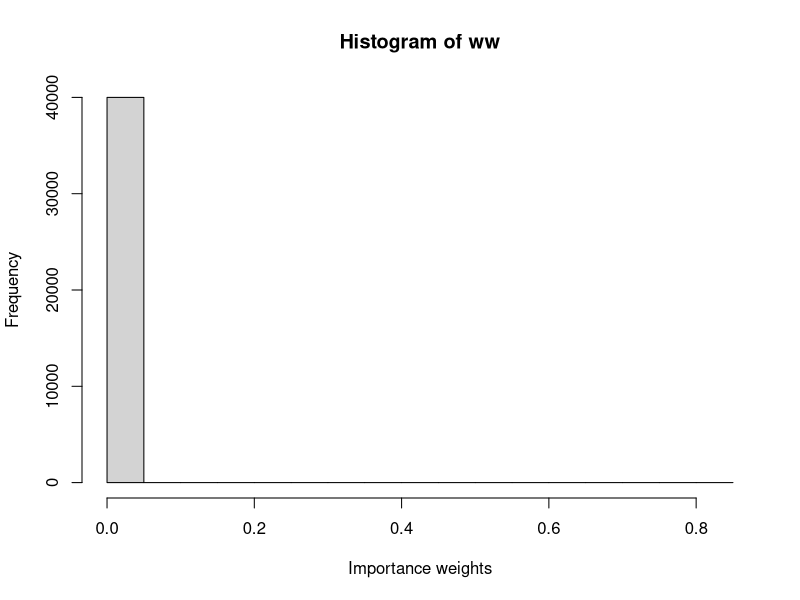
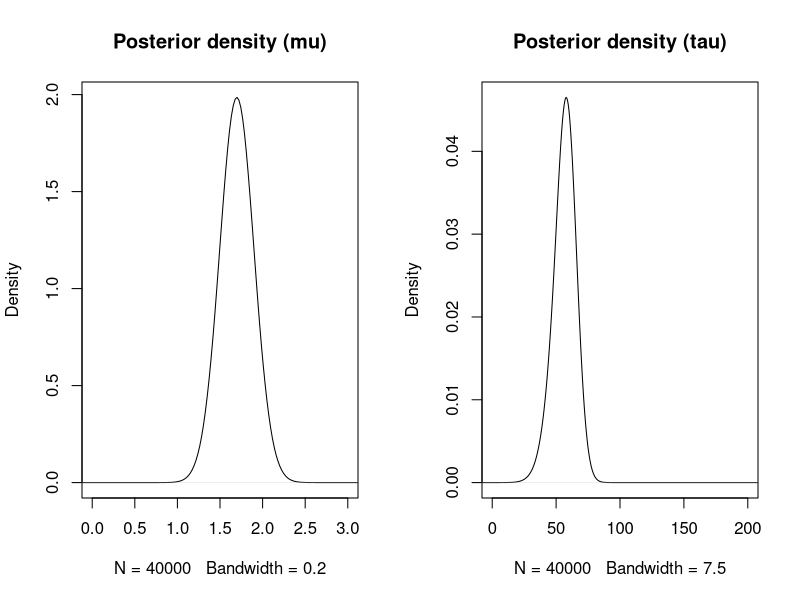
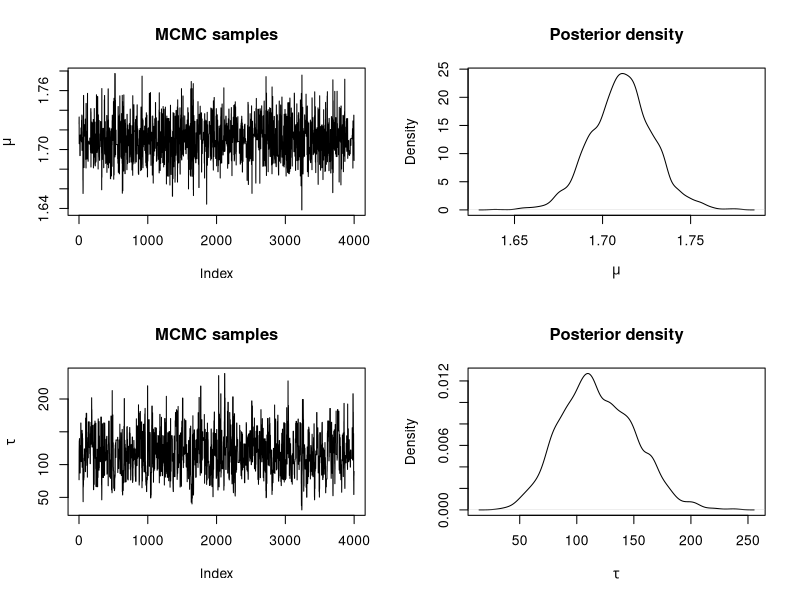
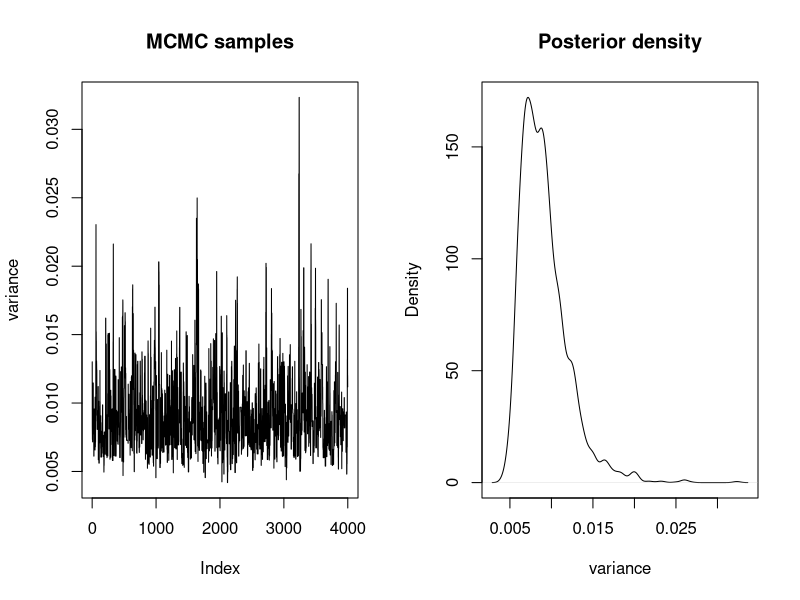

These charts were generated, in order, by the following R code:
## ---- chunk 1
knitr::opts_chunk$set(
  echo = TRUE,
  collapse = TRUE,
  comment = "#>"
)
## ---- chunk 2
data <- data.frame(height = 
c(1.73, 1.65, 1.65, 1.76, 1.65, 1.63, 1.70, 1.58, 1.57, 1.65, 1.74, 1.68, 1.67, 1.58, 1.66, 1.92, 1.82, 1.69, 1.75, 1.72, 1.71, 1.73, 1.69, 1.70, 1.78, 1.88, 1.82, 1.86, 1.65))
y <- data$height
## ---- chunk 3
# We increase the number of simulations in this example
n_simulations <- 40000
set.seed(12)
theta_sim <- cbind(rlnorm(n_simulations, 0, 0.5),
  rlnorm(n_simulations, 0, 1.25)
)
## ---- chunk 4
# Log-Likelihood (for each value of theta_sim)
# NOTE: 'apply' is used now as 'theta_sim' is a matrix
loglik_biv <- apply(theta_sim, 1, function(THETA) {
  sum(dnorm(data$height, THETA[1], sqrt(1 / THETA[2]), log = TRUE))
})

# Log-weights: log-lik + log-prior - log-sampling_ditr
log_ww <- loglik_biv + dnorm(theta_sim[, 1], 0, sqrt(1 / 1000)) +
  dgamma(theta_sim[, 2], 0.01, 0.01)
log_ww <- log_ww - dlnorm(theta_sim[, 1], 0, 1) - dlnorm(theta_sim[, 2], 0, 5)
  

# Re-scale weights to sum up to one
log_ww <- log_ww - max(log_ww)
ww <- exp(log_ww)
ww <- ww / sum(ww)

## ---- chunk 5
hist(ww, xlab = "Importance weights")
## ---- chunk 6
# Posterior mean (mu)
post_mean_mu <- sum(theta_sim[, 1] * ww)
post_mean_mu

# Posterior variance (mu)
post_var_mu <- sum(theta_sim[, 1]^2 * ww)- post_mean_mu^2
post_var_mu

# Posterior mean (tau)
post_mean_tau <- sum(theta_sim[, 2] * ww)
post_mean_tau 

# Posterior variance (tau)
post_var_tau <- sum(theta_sim[, 2]^2 * ww)- post_mean_tau^2
post_var_tau
## ---- chunk 7
par(mfrow = c(1, 2))
plot(density(theta_sim[, 1], weights = ww, bw = 0.2), main = "Posterior density (mu)",
  xlim = c(0, 3))

plot(density(theta_sim[, 2], weights = ww, bw = 7.5), main = "Posterior density (tau)",
  xlim = c(0, 200))
## ---- chunk 8
#Proposal distribution: sampling
rq <- function(theta) {
  res <- c(NA, NA)  

  res[1] <- rnorm(1, theta[1], sd = sqrt(1 / 10)) #Sample mu
  res[2] <- rlnorm(1, meanlog = log(theta[2]), sdlog = sqrt(1 / 10)) #Sample tau

  return(res)
}

#Proposal distribution: log-density
logdq <- function(new.theta, theta) {
  res <- dnorm(new.theta[1], theta[1], sd = sqrt(1 / 10), log = TRUE) #Mu
  res <-  res + 
    dlnorm(new.theta[2], meanlog = log(theta[2]), sdlog = sqrt(1 / 10), log = TRUE) #Tau
}

#Prior distribution
logprior <- function(theta) {
  res <- dnorm(theta[1], 0, sd = sqrt(1 / 0.001), log = TRUE) #Mu
  res <- res + dgamma(theta[2], 0.01, 0.01, log = TRUE) #Tau

  return(res)
}

#LogLikelihood
loglik <- function(y, theta) {
   res <- sum(dnorm(y, mean = theta[1], sd = sqrt(1 / theta[2]), log = TRUE)) 
}
## ---- chunk 9
#Number of iterations
n.iter <- 40500

#Simulations of the parameter
theta <- as.list(rep(NA, n.iter))

#Initial value
theta[[1]] <- c(1.5, 1)

for(i in 2:n.iter) {
  new.theta <- rq(theta[[i - 1]])
  
  #Log-Accepance probability
  logacc.prob <- loglik(y, new.theta) + logprior(new.theta) + logdq(theta[[i - 1]], new.theta)
  logacc.prob <- logacc.prob - loglik(y, theta[[i - 1]]) - logprior(theta[[i - 1]]) - 
    logdq(new.theta, theta[[i - 1]])
  logacc.prob <- min(0, logacc.prob)#0 = log(1)
  
  if(log(runif(1)) < logacc.prob) {
    #Accept
    theta[[i]] <- new.theta
  } else {
    #Reject
    theta[[i]] <- theta[[i - 1]]
  }
}
## ---- chunk 10
#Remove burn-in
theta <- theta[-c(1:500)]

#Thinning
theta <- theta[seq(1, length(theta), by = 10)]

#Use matrix format
theta <- do.call(rbind, theta)

#Summary statistics
apply(theta, 2, summary)

par(mfrow = c(2, 2))
#Mean
plot(theta[, 1], type = "l", main = "MCMC samples",
  ylab = expression(mu))
plot(density(theta[, 1]), main = "Posterior density",
  xlab = expression(mu))
#Precision
plot(theta[, 2], type = "l", main = "MCMC samples", ylab = expression(tau))
plot(density(theta[, 2]), main = "Posterior density", 
  xlab = expression(tau))
## ---- chunk 11
sample.var <- 1 / theta[, 2]

par(mfrow = c(1, 2))
plot(sample.var, type = "l", main = "MCMC samples", ylab = "variance")
plot(density(sample.var), main = "Posterior density", xlab = "variance")

## ---- chunk 12
data$gender <- c(rep(1, 15), rep(0, 14))
